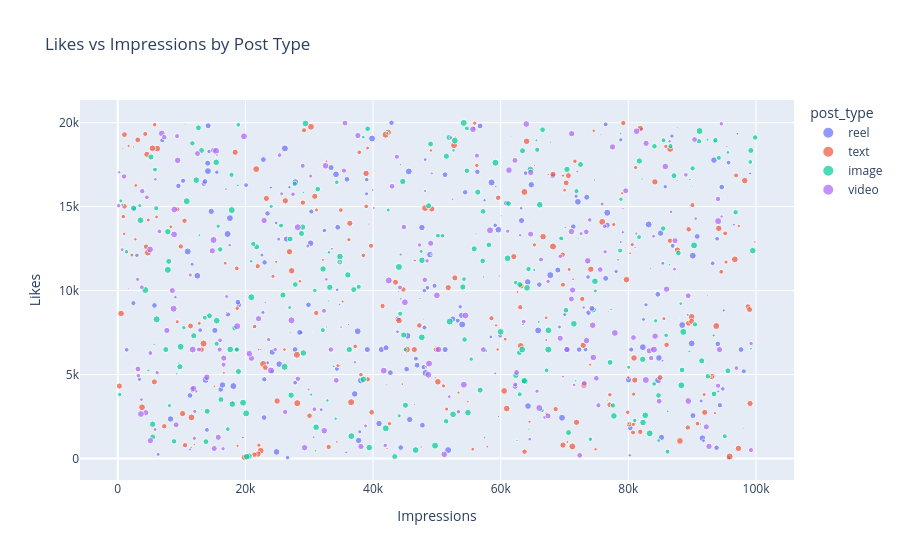

Notebook cell for this chart:
### Markdown cell above
#### 11) Plotly interactive chart

### Code cell
fig = px.scatter(
    df.sample(n=1000, random_state=42),
    x="impression_count",
    y="likes",
    size="comments",
    color="post_type",
    hover_data=["shares", "engagement_rate"],
    title="Likes vs Impressions by Post Type",
    labels={
        "impression_count": "Impressions",
        "likes": "Likes",
        "comments": "Comments"},size_max=5)
fig.show()

### Figure 1 — Plotly figure (JSON) as saved in the notebook; plotly's stock layout.template omitted (floating-point values rounded to 4 significant figures; data arrays with more than 128 entries replaced by an {"elided": "..."} marker saying what was removed)
{"data": [{"customdata": {"elided": "252x2 float values"}, "hovertemplate": "post_type=reel<br>Impressions=%{x}<br>Likes=%{y}<br>Comments=%{marker.size}<br>shares=%{customdata[0]}<br>engagement_rate=%{customdata[1]}<extra></extra>", "legendgroup": "reel", "marker": {"color": "#636efa", "size": {"elided": "252 float values"}, "sizemode": "area", "sizeref": 119.3, "symbol": "circle"}, "mode": "markers", "name": "reel", "orientation": "v", "showlegend": true, "type": "scatter", "x": {"elided": "252 int values"}, "xaxis": "x", "y": {"elided": "252 float values"}, "yaxis": "y"}, {"customdata": {"elided": "245x2 float values"}, "hovertemplate": "post_type=text<br>Impressions=%{x}<br>Likes=%{y}<br>Comments=%{marker.size}<br>shares=%{customdata[0]}<br>engagement_rate=%{customdata[1]}<extra></extra>", "legendgroup": "text", "marker": {"color": "#EF553B", "size": {"elided": "245 float values"}, "sizemode": "area", "sizeref": 119.3, "symbol": "circle"}, "mode": "markers", "name": "text", "orientation": "v", "showlegend": true, "type": "scatter", "x": {"elided": "245 int values"}, "xaxis": "x", "y": {"elided": "245 float values"}, "yaxis": "y"}, {"customdata": {"elided": "269x2 float values"}, "hovertemplate": "post_type=image<br>Impressions=%{x}<br>Likes=%{y}<br>Comments=%{marker.size}<br>shares=%{customdata[0]}<br>engagement_rate=%{customdata[1]}<extra></extra>", "legendgroup": "image", "marker": {"color": "#00cc96", "size": {"elided": "269 float values"}, "sizemode": "area", "sizeref": 119.3, "symbol": "circle"}, "mode": "markers", "name": "image", "orientation": "v", "showlegend": true, "type": "scatter", "x": {"elided": "269 int values"}, "xaxis": "x", "y": {"elided": "269 float values"}, "yaxis": "y"}, {"customdata": {"elided": "234x2 float values"}, "hovertemplate": "post_type=video<br>Impressions=%{x}<br>Likes=%{y}<br>Comments=%{marker.size}<br>shares=%{customdata[0]}<br>engagement_rate=%{customdata[1]}<extra></extra>", "legendgroup": "video", "marker": {"color": "#ab63fa", "size": {"elided": "234 float values"}, "sizemode": "area", "sizeref": 119.3, "symbol": "circle"}, "mode": "markers", "name": "video", "orientation": "v", "showlegend": true, "type": "scatter", "x": {"elided": "234 int values"}, "xaxis": "x", "y": {"elided": "234 float values"}, "yaxis": "y"}], "layout": {"legend": {"itemsizing": "constant", "title": {"text": "post_type"}, "tracegroupgap": 0}, "title": {"text": "Likes vs Impressions by Post Type"}, "xaxis": {"anchor": "y", "domain": [0, 1], "title": {"text": "Impressions"}}, "yaxis": {"anchor": "x", "domain": [0, 1], "title": {"text": "Likes"}}}}
